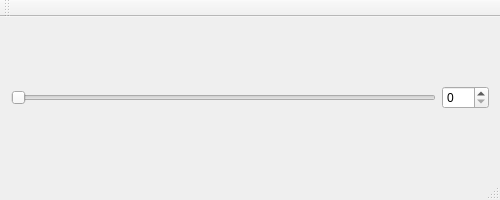
<?xml version="1.0" encoding="UTF-8"?>
<ui version="4.0">
 <class>DemoClass</class>
 <widget class="QMainWindow" name="DemoClass">
  <property name="geometry">
   <rect>
    <x>0</x>
    <y>0</y>
    <width>500</width>
    <height>200</height>
   </rect>
  </property>
  <property name="minimumSize">
   <size>
    <width>250</width>
    <height>100</height>
   </size>
  </property>
  <property name="windowTitle">
   <string>Demo</string>
  </property>
  <property name="styleSheet">
   <string notr="true"/>
  </property>
  <widget class="QWidget" name="centralWidget">
   <layout class="QGridLayout" name="gridLayout">
    <item row="0" column="0">
     <layout class="QHBoxLayout" name="horizontalLayout">
      <item>
       <widget class="QSlider" name="horizontalSlider">
        <property name="maximum">
         <number>100</number>
        </property>
        <property name="orientation">
         <enum>Qt::Horizontal</enum>
        </property>
       </widget>
      </item>
      <item>
       <widget class="QSpinBox" name="spinBox">
        <property name="maximum">
         <number>100</number>
        </property>
       </widget>
      </item>
     </layout>
    </item>
   </layout>
  </widget>
  <widget class="QMenuBar" name="menuBar">
   <property name="geometry">
    <rect>
     <x>0</x>
     <y>0</y>
     <width>500</width>
     <height>21</height>
    </rect>
   </property>
  </widget>
  <widget class="QToolBar" name="mainToolBar">
   <attribute name="toolBarArea">
    <enum>TopToolBarArea</enum>
   </attribute>
   <attribute name="toolBarBreak">
    <bool>false</bool>
   </attribute>
  </widget>
  <widget class="QStatusBar" name="statusBar"/>
 </widget>
 <layoutdefault spacing="6" margin="11"/>
 <resources>
  <include location="Demo.qrc"/>
 </resources>
 <connections>
  <connection>
   <sender>horizontalSlider</sender>
   <signal>valueChanged(int)</signal>
   <receiver>spinBox</receiver>
   <slot>setValue(int)</slot>
   <hints>
    <hint type="sourcelabel">
     <x>89</x>
     <y>105</y>
    </hint>
    <hint type="destinationlabel">
     <x>467</x>
     <y>106</y>
    </hint>
   </hints>
  </connection>
  <connection>
   <sender>spinBox</sender>
   <signal>valueChanged(int)</signal>
   <receiver>horizontalSlider</receiver>
   <slot>setValue(int)</slot>
   <hints>
    <hint type="sourcelabel">
     <x>467</x>
     <y>106</y>
    </hint>
    <hint type="destinationlabel">
     <x>89</x>
     <y>105</y>
    </hint>
   </hints>
  </connection>
 </connections>
</ui>
